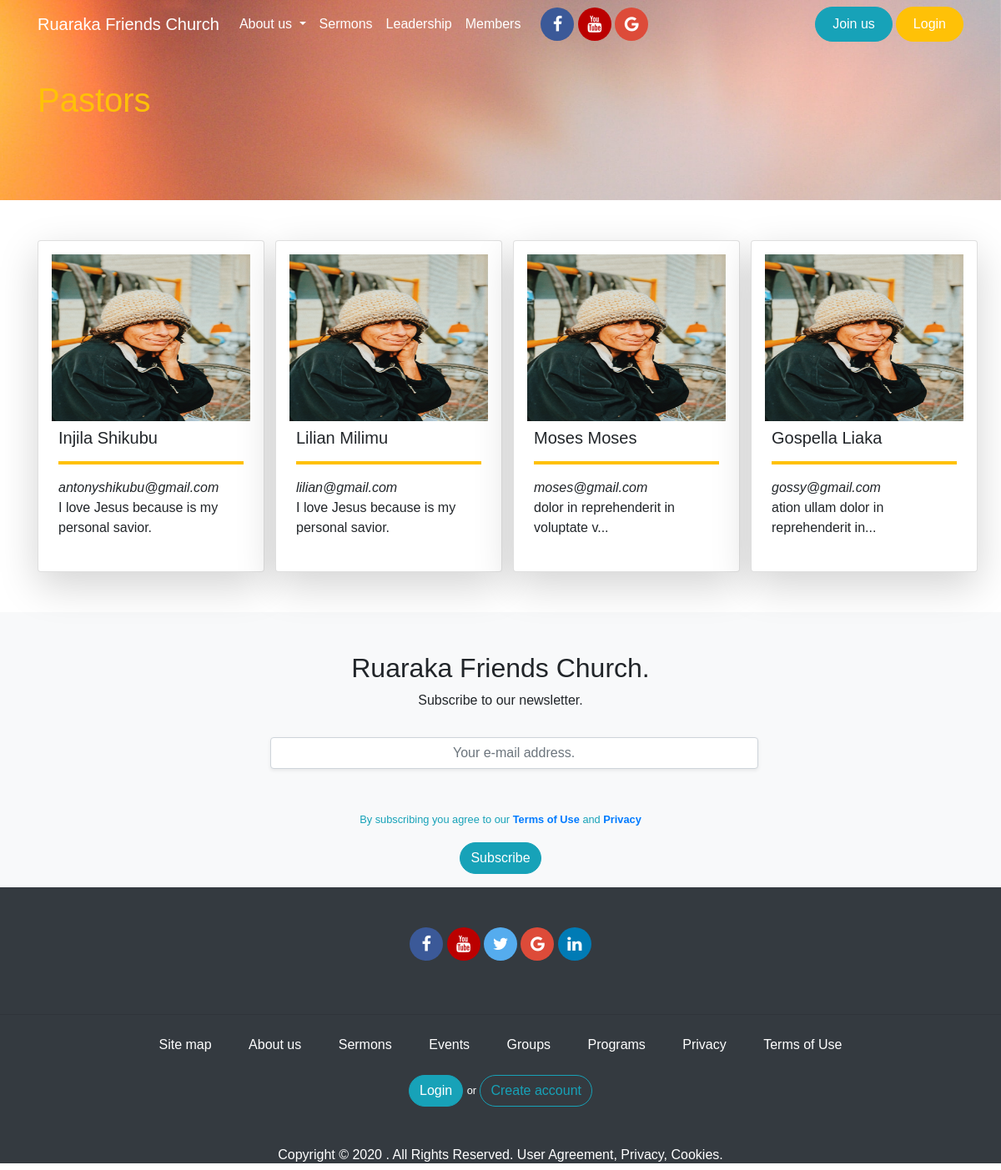
The app's page /pastors, older data.
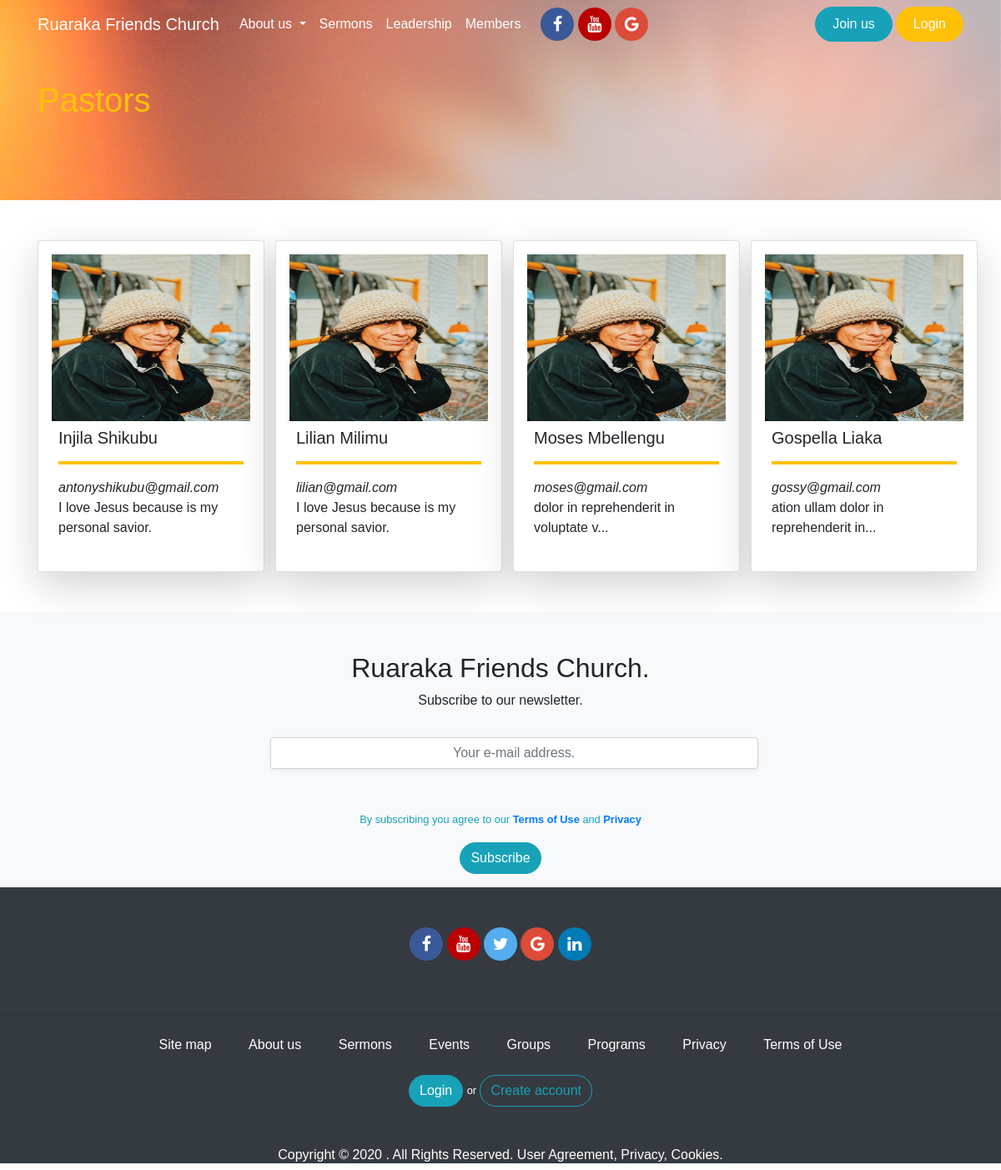
The same page, newer data.
### app/models.py (models this page shows, shortened)
class User(UserMixin,db.Model):
	id = db.Column(db.Integer, primary_key=True)
	username = db.Column(db.String(124), index=True,unique=True)
	firstname = db.Column(db.String(124), index=True)
	lastname = db.Column(db.String(124), index=True)
	email = db.Column(db.String(124), index=True, unique=True)
	password_hash = db.Column(db.String(124), index=True, unique=True)
	about_me = db.Column(db.String(150))
	avatar = db.Column(db.String(150))
	role = db.Column(db.String(124), index=True)
	posts = db.relationship('Post', backref='author', lazy='dynamic')
	posts = db.relationship('Sermon', backref='author', lazy='dynamic')

### app/routes.py (the view)
@app.route('/pastors')
def pastors():
	pastors = User.query.all()[:4]
	return render_template('pastors.html', title='Pastors', pastors=pastors)

### app/templates/pastors.html
{% extends 'base.html' %}
{% block content  %}
<section id="section_pastors">
		<div class="" id="pastors_section-top">
				<div class="container pt-5">
					<h1 class="pt-5 text-warning">Pastors</h1>
				</div>
		</div>
		<div class="container pt-5" id="pastors_section-bottom">
			{% if pastors %}
			<div class="row">
				{% for pastor in pastors %}
					<div class="col-xs-12 col-sm-12 col-md-3 col-lg-3 col-xl-3">
						<div class="card shadow-lg p-3 mb-5 bg-white rounded" style="width:17em">
							<img src="{{url_for('static', filename='imgs/profile_img.jpg')}}" style="height:200px;width:100%"class="img-rounded mx-auto ">
							<div class="card-body p-2">
								<h5>{{pastor.firstname}} {{pastor.lastname}}</h5>
								<hr class="text-warning " style="border: 2px solid">
								<em>{{pastor.email}}</em>
								<p>{{pastor.about_me|truncate(40,True)}}</p>
							</div>
						</div>
					</div>
				{% endfor %}
			</div>
			{% endif %}
		</div>
</section>
{% endblock content  %}

### app/templates/base.html (shortened to what this page needs)
<!doctype html>
<html lang="en">
  <head>
    <link rel="stylesheet" href="https://stackpath.bootstrapcdn.com/bootstrap/4.5.0/css/bootstrap.min.css">
    <link rel="stylesheet" href="https://cdnjs.cloudflare.com/ajax/libs/font-awesome/4.7.0/css/font-awesome.min.css">
    <link rel="stylesheet" type="text/css" href="{{url_for('static', filename='css/main.css')}}">
  </head>
  <body>
    {% include '_navbar.html' %}
    {% block body %}
        {% block content %}
        {% endblock content %}
        {% include '_footer.html' %}
    {% endblock body %}
  </body>
</html>

### app/templates/_navbar.html (shortened to what this page needs)
<nav class="navbar navbar-expand-lg navbar-light fixed-top" id="menu-area">
  <div class="container">
    <a class="navbar-brand  text-white" href="{{url_for('index')}}">Ruaraka Friends Church</a>
    <div class="collapse navbar-collapse  text-white" id="navbarNav">
      <ul class="navbar-nav ">
        <li class="nav-item dropdown">
          <a class="nav-link dropdown-toggle  text-white"  href="" id="navbarDropdown" role="button" data-toggle="dropdown" aria-haspopup="true" aria-expanded="false">
            About us
          </a>
        </li>
        <li class="nav-item mr-0 ">
          <a class="nav-link mr-0 text-white" href="#section-sermons">Sermons</a>
        </li>
        <li class="nav-item mr-0 ">
          <a class="nav-link mr-0  text-white" href="/#section-leaders">Leadership</a>
        </li>
        <li class="nav-item mr-0 ">
          <a class="nav-link mr-0  text-white" href="{{url_for('members')}}">Members</a>
        </li>
         <div id="social_media_links" class="text-center ml-3">
          <a href="#" class="fa fa-facebook"></a>
          <a href="#" class="fa fa-youtube"></a>
          <a href="#" class="fa fa-google"></a>
        </div>
      </ul>
      <ul class="navbar-nav ml-auto">
        {% if current_user.is_anonymous %}
        <li class="nav-item">
          <a class="nav-link btn btn-info btn_custom mr-1" href="{{url_for('signup')}}" style="color:white;padding-left:20px; padding-right: 20px">Join us</a>
        </li>
        <li class="nav-item">
            <a class="nav-link btn btn-warning btn_custom" href="{{url_for('login')}}" id="login_link" style="color:white;padding-left:20px; padding-right: 20px">Login</a>
        </li>
        {% endif %}
      </ul>
    </div>
  </div>
</nav>

### app/templates/_footer.html
<section>
	<div id="footer_top" class="bg-light pt-5">
		<div class="text-center">
			<h2>Ruaraka Friends Church.</h2>
			<p>Subscribe to our newsletter.</p>
			<div class="row">
				<div class="col-xs-12 col-sm-12 col-md-3 col-lg-3 col-xl-3"></div>
				<div class="col-xs-12 col-sm-12 col-md-6 col-lg-6 col-xl-6">
					<form action="{{url_for('subscribe')}}" method="post">
						<fieldset>
							<div class="form-group" id="subscribe_input">
								<input type="email" name="email" class="form-control m-3 shadow-sm p-3 mb-5 bg-white rounded" placeholder="Your e-mail address.">
								<p><small class="text-center text-info">By subscribing you agree to our <a href=""><strong>Terms of Use</strong></a> and <a href=""><strong>Privacy</strong></a></small></p>
								<button type="submit" class="btn btn-info btn_custom">Subscribe</button>
							</div>
						</fieldset>
					</form>
				</div>
				<div class="col-xs-12 col-sm-12 col-md-3 col-lg-3 col-xl-3"></div>
			</div>
		</div>
	</div>
	<div id="footer_bottom" class="bg-dark">
		<div id="social_media_links" class="p-5  text-center">
			<a href="#" class="fa fa-facebook"></a>
			<a href="#" class="fa fa-youtube"></a>
			<a href="#" class="fa fa-twitter"></a>
			<a href="#" class="fa fa-google"></a>
			<a href="#" class="fa fa-linkedin"></a>
		</div>
		<hr>
		<div class="text-center " id="site_links">
			<ul class="list-inline">
				<li class="list-inline-item">
		        <a class="nav-link text-white" href="#">Site map</a>
		      </li>
		      <li class="list-inline-item">
		        <a class="nav-link text-white" href="#">About us</a>
		      </li>
		      <li class="list-inline-item">
		        <a class="nav-link text-white" href="#">Sermons</a>
		      </li>
		      <li class="list-inline-item">
		        <a class="nav-link text-white" href="#">Events</a>
		      </li>
		       <li class="list-inline-item">
		        <a class="nav-link text-white" href="#">Groups</a>
		      </li>
		       <li class="list-inline-item">
		        <a class="nav-link text-white" href="#">Programs</a>
		      </li>
		      <li class="list-inline-item">
		        <a class="nav-link text-white" href="#">Privacy</a>
		      </li>
		      <li class="list-inline-item">
		        <a class="nav-link text-white" href="#">Terms of Use</a>
		      </li>
		    </ul>
		   <div>
		   	 {% if current_user.is_anonymous %}
		   	 	<a href="{{url_for('login')}}" class="btn btn-info btn_custom">Login</a> <small class="text-white">or</small>
		   		<a href="{{url_for('signup')}}" class="btn btn-outline-info btn_custom">Create account</a>
		   	 {% else %}
		   	 <a href="{{url_for('profile',username=current_user.username)}}" class="btn btn-info btn_custom">Account</a>
		   	 <a href="{{url_for('logout')}}" class="btn btn-info btn_custom">Logout</a>
			 {% endif %}
		   </div>
		   <div class="mt-5">
		   		<p class="text-white h6">Copyright © 2020 . All Rights Reserved. User Agreement, Privacy, Cookies.</p>
		   </div>
		</div>
	</div>
</section>

### app/static/css/main.css (style rules this page uses)
body { font-family: sans-serif; padding: 0; margin: 0 }
.btn_custom { border-radius: 30px; }
#section_auth fieldset input[type='text'], input[type='email'],input[type='password'] { background: transparent; color: #f8f9fa ; }
#subscribe_input input[type="email"]::placeholder { text-align: center; }
#subscribe_input input[type="email"] { text-align: center; }
#footer_bottom { min-height: 40vh; height: auto; }
.fa { padding: 10px; font-size: 20px; width: 30px; text-align: center; text-decoration: none; border-radius: 50%; }
.fa-facebook { background: #3B5998; color: white; width: 40px; }
.fa-twitter { background: #55ACEE; color: white; width: 40px; }
.fa-google { background: #dd4b39; color: white; width: 40px; }
.fa-linkedin { background: #007bb5; color: white; width: 40px; }
.fa-youtube { background: #bb0000; color: white; width: 40px; }
#pastors_section-top { background-image: url('/static/imgs/bg1.jpg') ; background-repeat: no-repeat; background-attachment: fixed; background-size: cover; background-position: center; min-height: 30vh; }

Row changes from the older to the newer data that the page shows:
changed User "Moses": lastname "Moses" → "Mbellengu"
